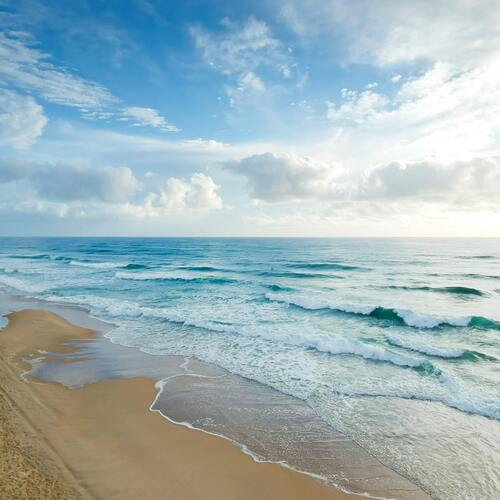
#> input picture dataset/bien/Bien_5.png, 500 x 500 px, found by its file name
$ jupyter execute Feature_Extraction.ipynb
#> lines starting #> are read from the running program, lines starting #| are printed output that depends on the picture
[cell 1]
import os
from matplotlib import pyplot as plt
import mysql.connector
import numpy as np
from skimage import feature
import cv2
from PIL import Image
def convert_to_rgb(image):
    """Chuyển đổi ảnh về dạng RGB nếu nó không phải là RGB."""
    if len(image.shape) == 2:
        rgb_image = cv2.cvtColor(image, cv2.COLOR_GRAY2RGB)
    elif len(image.shape) == 3:
        if image.shape[2] == 4:
            rgb_image = cv2.cvtColor(image, cv2.COLOR_BGRA2RGB)
        elif image.shape[2] == 3:
            rgb_image = image
        else:
            raise ValueError("Không xác định định dạng ảnh đầu vào.")
    else:
        raise ValueError("Không xác định định dạng ảnh đầu vào.")

    return rgb_image

[cell 2]
def my_calcHist(image, channels, histSize, ranges):
    hsv_image = cv2.cvtColor(image, cv2.COLOR_BGR2HSV)
    hist = cv2.calcHist([hsv_image], channels, None, histSize, ranges)
    hist /= (hsv_image.shape[0] * hsv_image.shape[1])
    hist = hist / hist.max()
    return hist

[cell 3]
def convert_image_rgb_to_gray(img_rgb):
    img_gray = cv2.cvtColor(img_rgb, cv2.COLOR_RGB2GRAY)
    clahe = cv2.createCLAHE(clipLimit=2.0, tileGridSize=(8, 8))
    img_clahe = clahe.apply(img_gray)
    return img_clahe

[cell 4]
def hog_feature(gray_img):
    (hog_feats, hogImage) = feature.hog(
        gray_img,
        orientations=9,
        pixels_per_cell=(8, 8),
        cells_per_block=(2, 2),
        transform_sqrt=True,
        block_norm="L2",
        visualize=True,
    )
    hog_feats /= np.linalg.norm(hog_feats)

    return hog_feats, hogImage

[cell 5]
def edge_feature(image):

    edges = cv2.Canny(image, 100, 200,
                 apertureSize = 5,
                 L2gradient = True)
    return edges.flatten()/255, edges

[cell 6]
def layout_feature(image):
    image = image /255
    grid_size = 10
    height, width = image.shape
    cell_height, cell_width = height // grid_size, width // grid_size
    layout_features = []
    for i in range(grid_size):
        for j in range(grid_size):
            cell = image[i*cell_height:(i+1)*cell_height, j*cell_width:(j+1)*cell_width]
            cell_feature = np.mean(cell)
            layout_features.append(cell_feature)
    # return np.array(layout_features)
    return np.array(layout_features).reshape((grid_size, grid_size))

[cell 7]
def feature_extraction(img):
    channels = [0, 1, 2]
    histSize = [28, 32, 24]
    ranges = [0, 180, 0, 256, 0, 256]
    hist = my_calcHist(img, channels, histSize, ranges)
    embedding = np.array(hist.flatten()) / (256*256)
    gray_image = convert_image_rgb_to_gray(img)
    embedding_hog, hog_img = list(hog_feature(gray_image))

    # Edge detection
    edge_feat = edge_feature(gray_image)

    # Layout analysis
    layout_feat = layout_feature(gray_image)

    return embedding, embedding_hog, hog_img, edge_feat, layout_feat

[cell 8]
image = cv2.imread(r"C:\Users\Admin\Downloads\Search Natural Images\dataset\bien\Bien_5.png")
#> image is the input picture: shape (500, 500, 3); mean B, G, R 186.6, 180.9, 158.8

[cell 9]
image = convert_to_rgb(image)

plt.figure(figsize=(10, 5))
plt.subplot(1, 2, 1)
plt.imshow(cv2.cvtColor(image, cv2.COLOR_BGR2RGB))
plt.title("Ảnh đầu vào")
plt.axis('off')

plt.subplot(1, 2, 2)
plt.imshow(cv2.cvtColor(image, cv2.COLOR_BGR2HSV) )
plt.title("Ảnh HSV")
plt.axis('off')


plt.show()
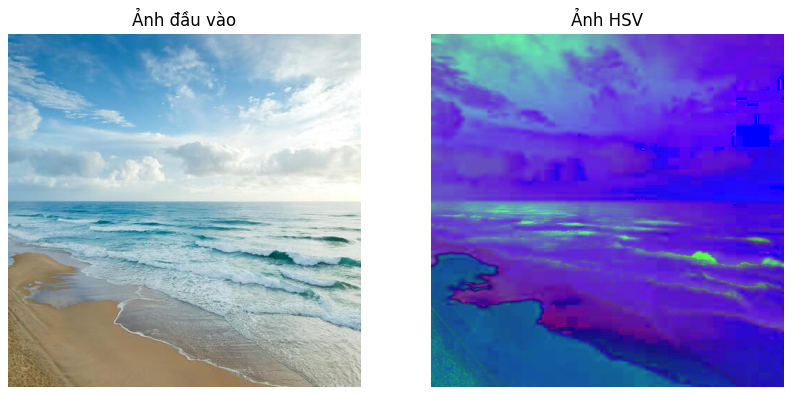
#> figure drawn by matplotlib, 2 panels

[cell 10]
image = convert_to_rgb(image)

plt.figure(figsize=(15, 5))

plt.subplot(1, 3, 1)
plt.imshow(cv2.cvtColor(image, cv2.COLOR_BGR2RGB))
plt.title("Ảnh đầu vào")
plt.axis('off')

plt.subplot(1, 3, 2)
plt.imshow(convert_image_rgb_to_gray(image), cmap='gray')
#> in convert_image_rgb_to_gray, `img_gray = cv2.cvtColor(img_rgb, cv2.COLOR_RGB2GRAY)`:
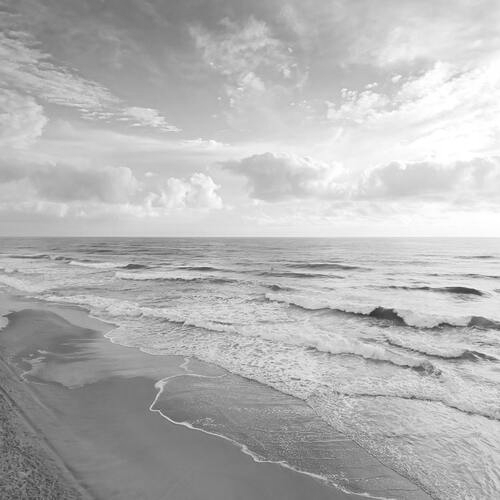
#> img_gray: shape (500, 500); min 44, max 255, mean 180.1
#> in convert_image_rgb_to_gray, `img_clahe = clahe.apply(img_gray)`:
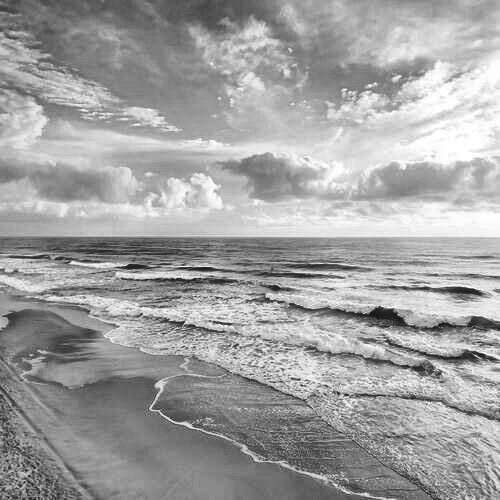
#> img_clahe: shape (500, 500); min 19, max 255, mean 161.1
plt.title("Ảnh xám")
plt.axis('off')


a, hogimg = hog_feature(convert_image_rgb_to_gray(image))
#> in hog_feature, `(hog_feats, hogImage) = feature.hog( gray_img, orientations=9, pixels_..`:
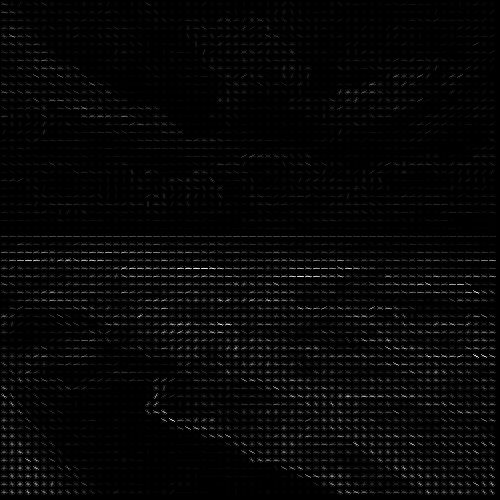
#> hogImage: shape (500, 500) float64; min 0, max 3.81, mean 0.0963; drawn with min black and max white
# Hiển thị hogImage
plt.subplot(1, 3, 3)
plt.imshow(hogimg, cmap='gray')
plt.title("HOG Image")
plt.axis('off')

plt.show()
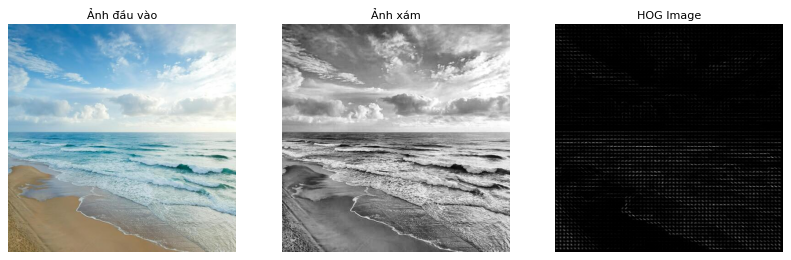
#> figure drawn by matplotlib, 3 panels

[cell 11]
image = convert_to_rgb(image)

plt.figure(figsize=(10, 5))
plt.subplot(1, 2, 1)
plt.imshow(cv2.cvtColor(image, cv2.COLOR_BGR2RGB))
plt.title("Ảnh đầu vào")
plt.axis('off')

edg_fl, edge_image = edge_feature(image)
#> in edge_feature, `edges = cv2.Canny(image, 100, 200, apertureSize = 5, L2gradient = True)`:
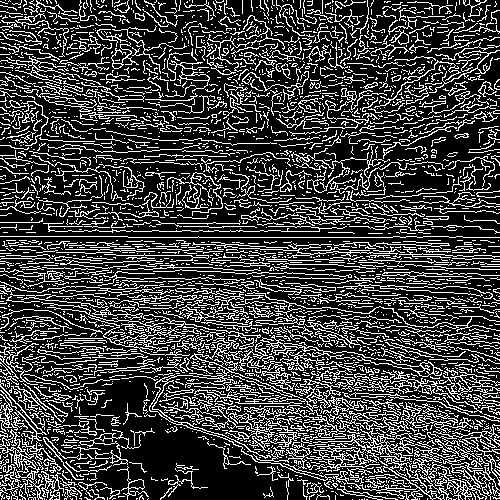
#> edges: shape (500, 500); 25.4% white in thin lines or dots
plt.subplot(1, 2, 2)
plt.imshow(edge_image, cmap='gray')
plt.title("Ảnh biên")
plt.axis('off')


plt.show()
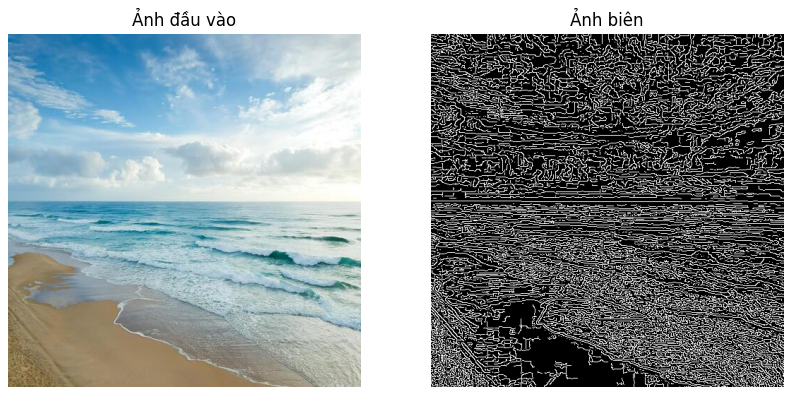
#> figure drawn by matplotlib, 2 panels

[cell 12]
if len(image.shape) == 3:
    image = cv2.cvtColor(image, cv2.COLOR_RGB2GRAY)
features = layout_feature(image)
#> after the loop in layout_feature, `for i in range(grid_size):`:
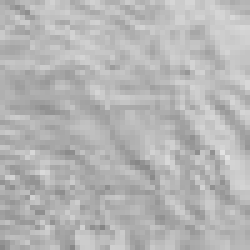
#> cell: shape (50, 50) float64 (shown 5 times larger); min 0.522, max 0.882, mean 0.71
#> after the loop in layout_feature, `for i in range(grid_size):`: layout_features = 100 values, max 0.978 at index 29, min 0.417 at index 90, mean 0.706

fig, ax = plt.subplots(1, 2, figsize=(12, 6))
# Hiển thị ảnh gốc
ax[0].imshow(image, cmap='gray')
ax[0].set_title('Ảnh gốc')
ax[0].axis('off')


# Hiển thị layout feature dưới dạng lưới
ax[1].imshow(image, cmap='gray')
height, width = image.shape
#> height = 500; width = 500
cell_height, cell_width = height // 10, width // 10
#> cell_height = 50; cell_width = 50
for i in range(10):
    for j in range(10):
        cell_value = features[i, j]
        rect = plt.Rectangle((j * cell_width, i * cell_height), cell_width, cell_height,
                             edgecolor='red', facecolor='none', linewidth=2)
        ax[1].add_patch(rect)
        ax[1].text(j * cell_width + cell_width / 2, i * cell_height + cell_height / 2,
                   f'{cell_value:.2f}', color='red', ha='center', va='center', fontsize=12)
ax[1].set_title('Layout Feature')
ax[1].axis('off')

# Hiển thị figure
plt.tight_layout()
plt.show()
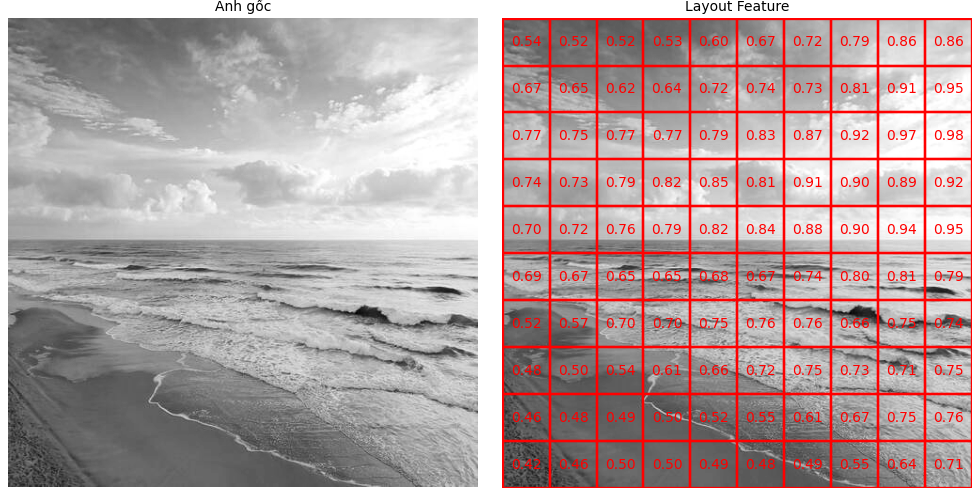
#> figure drawn by matplotlib, 2 panels

$ run again, with dataset/bien/Bien_1.png copied over dataset/bien/Bien_5.png
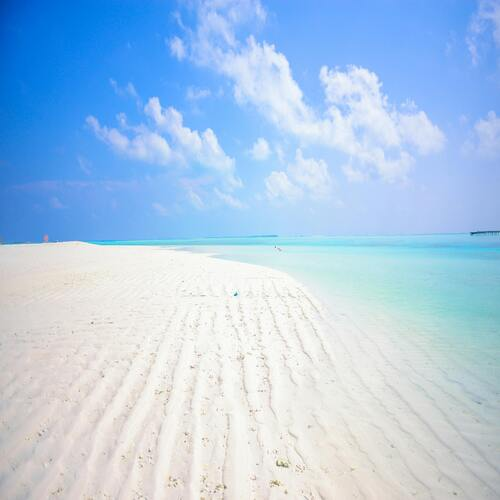
#> input picture dataset/bien/Bien_1.png, 500 x 500 px, found by its file name
#> image is the input picture: shape (500, 500, 3); mean B, G, R 231.2, 202.3, 173.1
#> in edge_feature, `edges = cv2.Canny(image, 100, 200, apertureSize = 5, L2gradient = True)`:
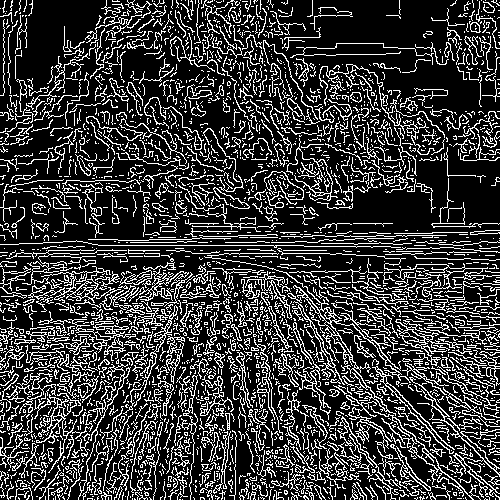
#> edges: shape (500, 500); 22.7% white in thin lines or dots
#> image: shape (500, 500) float64
#> after the loop in layout_feature, `for i in range(grid_size):`: layout_features = 100 values, max 0.951 at index 64, min 0.475 at index 0, mean 0.814
#> `plt.show()`:
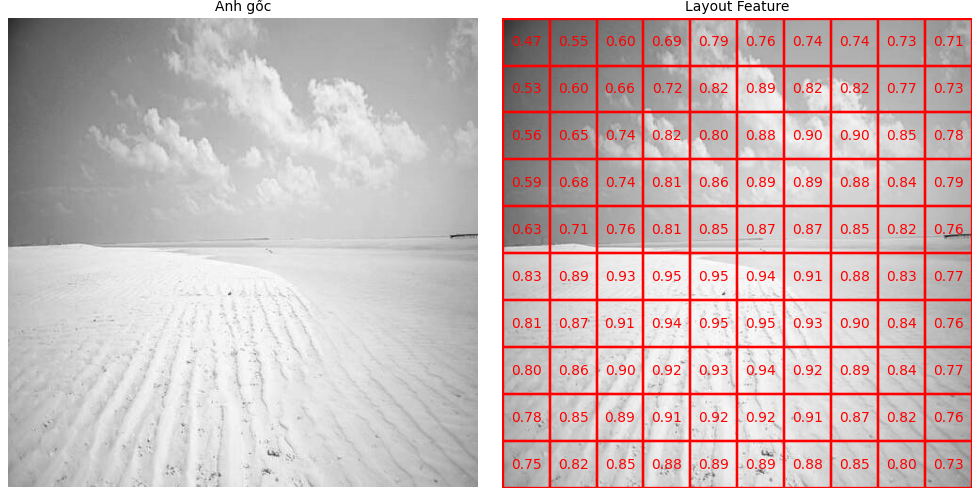
#> figure drawn by matplotlib, 2 panels

$ run again, with dataset/bien/Bien_10.png copied over dataset/bien/Bien_5.png
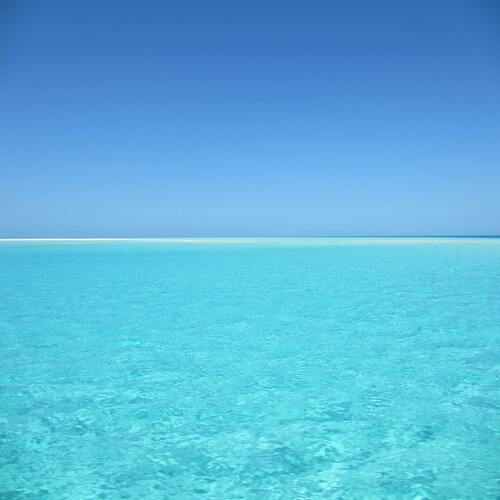
#> input picture dataset/bien/Bien_10.png, 500 x 500 px, found by its file name
#> image is the input picture: shape (500, 500, 3); mean B, G, R 219.8, 181.1, 89.9
#> in edge_feature, `edges = cv2.Canny(image, 100, 200, apertureSize = 5, L2gradient = True)`:
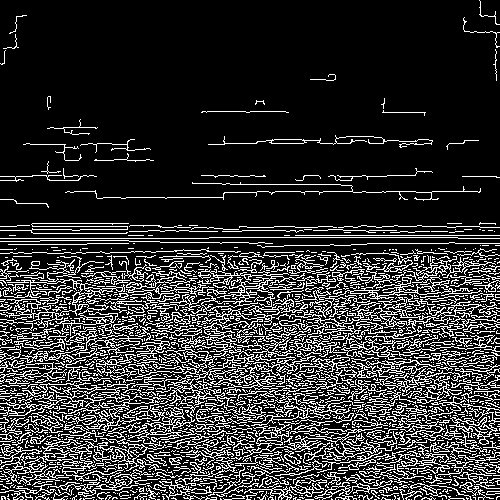
#> edges: shape (500, 500); 19.3% white in thin lines or dots
#> image: shape (500, 500) float64
#> after the loop in layout_feature, `for i in range(grid_size):`: layout_features = 100 values, max 0.807 at index 85, min 0.491 at index 0, mean 0.715
#> `plt.show()`:
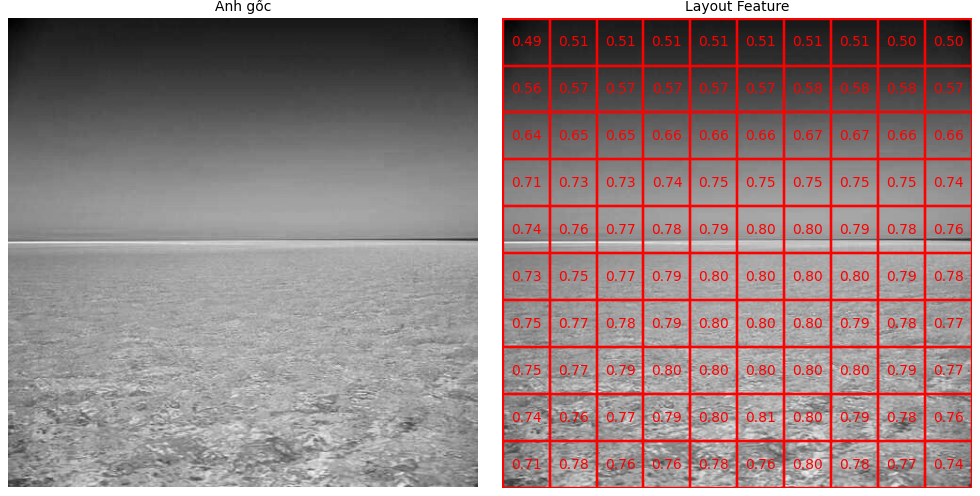
#> figure drawn by matplotlib, 2 panels
